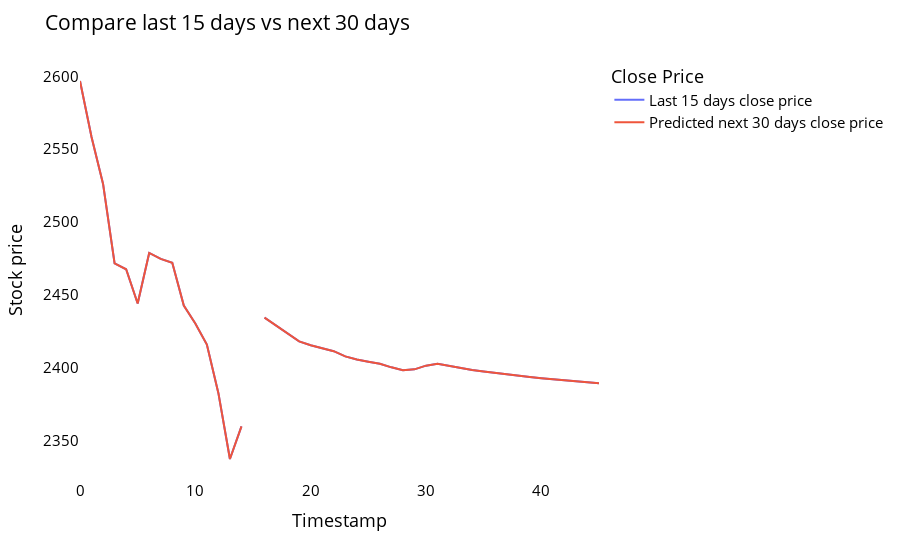

The code cell stored with this chart in its notebook:
### Code cell
temp_mat = np.empty((len(last_days)+pred_days+1,1))
temp_mat[:] = np.nan
temp_mat = temp_mat.reshape(1,-1).tolist()[0]

last_original_days_value = temp_mat
next_predicted_days_value = temp_mat

last_original_days_value[0:time_step+1] = scaler.inverse_transform(closedf[len(closedf)-time_step:]).reshape(1,-1).tolist()[0]
next_predicted_days_value[time_step+1:] = scaler.inverse_transform(np.array(lst_output).reshape(-1,1)).reshape(1,-1).tolist()[0]

new_pred_plot = pd.DataFrame({
    'last_original_days_value':last_original_days_value,
    'next_predicted_days_value':next_predicted_days_value
})

names = cycle(['Last 15 days close price','Predicted next 30 days close price'])

fig = px.line(new_pred_plot,x=new_pred_plot.index, y=[new_pred_plot['last_original_days_value'],
                                                      new_pred_plot['next_predicted_days_value']],
              labels={'value': 'Stock price','index': 'Timestamp'})
fig.update_layout(title_text='Compare last 15 days vs next 30 days',
                  plot_bgcolor='white', font_size=15, font_color='black',legend_title_text='Close Price')
fig.for_each_trace(lambda t:  t.update(name = next(names)))
fig.update_xaxes(showgrid=False)
fig.update_yaxes(showgrid=False)
fig.show()

### Figure 1 — Plotly figure (JSON) as saved in the notebook; plotly's stock layout.template omitted (floating-point values rounded to 4 significant figures)
{"data": [{"hovertemplate": "variable=last_original_days_value<br>Timestamp=%{x}<br>Stock price=%{y}<extra></extra>", "legendgroup": "last_original_days_value", "line": {"color": "#636efa", "dash": "solid"}, "marker": {"symbol": "circle"}, "mode": "lines", "name": "Last 15 days close price", "orientation": "v", "showlegend": true, "type": "scatter", "x": [0, 1, 2, 3, 4, 5, 6, 7, 8, 9, 10, 11, 12, 13, 14, 15, 16, 17, 18, 19, 20, 21, 22, 23, 24, 25, 26, 27, 28, 29, 30, 31, 32, 33, 34, 35, 36, 37, 38, 39, 40, 41, 42, 43, 44, 45], "xaxis": "x", "y": [2597.0, 2558.0, 2526.0, 2472.0, 2468.0, 2444.0, 2479.0, 2475.0, 2472.0, 2443.0, 2430.0, 2416.0, 2383.0, 2337.0, 2360.0, null, 2434.0, 2429.0, 2423.0, 2418.0, 2415.0, 2414.0, 2411.0, 2408.0, 2406.0, 2404.0, 2403.0, 2400.0, 2398.0, 2399.0, 2401.0, 2403.0, 2401.0, 2400.0, 2398.0, 2397.0, 2396.0, 2395.0, 2394.0, 2394.0, 2393.0, 2392.0, 2391.0, 2391.0, 2390.0, 2389.0], "yaxis": "y"}, {"hovertemplate": "variable=next_predicted_days_value<br>Timestamp=%{x}<br>Stock price=%{y}<extra></extra>", "legendgroup": "next_predicted_days_value", "line": {"color": "#EF553B", "dash": "solid"}, "marker": {"symbol": "circle"}, "mode": "lines", "name": "Predicted next 30 days close price", "orientation": "v", "showlegend": true, "type": "scatter", "x": [0, 1, 2, 3, 4, 5, 6, 7, 8, 9, 10, 11, 12, 13, 14, 15, 16, 17, 18, 19, 20, 21, 22, 23, 24, 25, 26, 27, 28, 29, 30, 31, 32, 33, 34, 35, 36, 37, 38, 39, 40, 41, 42, 43, 44, 45], "xaxis": "x", "y": [2597.0, 2558.0, 2526.0, 2472.0, 2468.0, 2444.0, 2479.0, 2475.0, 2472.0, 2443.0, 2430.0, 2416.0, 2383.0, 2337.0, 2360.0, null, 2434.0, 2429.0, 2423.0, 2418.0, 2415.0, 2414.0, 2411.0, 2408.0, 2406.0, 2404.0, 2403.0, 2400.0, 2398.0, 2399.0, 2401.0, 2403.0, 2401.0, 2400.0, 2398.0, 2397.0, 2396.0, 2395.0, 2394.0, 2394.0, 2393.0, 2392.0, 2391.0, 2391.0, 2390.0, 2389.0], "yaxis": "y"}], "layout": {"font": {"color": "black", "size": 15}, "legend": {"title": {"text": "Close Price"}, "tracegroupgap": 0}, "margin": {"t": 60}, "plot_bgcolor": "white", "title": {"text": "Compare last 15 days vs next 30 days"}, "xaxis": {"anchor": "y", "domain": [0, 1], "showgrid": false, "title": {"text": "Timestamp"}}, "yaxis": {"anchor": "x", "domain": [0, 1], "showgrid": false, "title": {"text": "Stock price"}}}}
